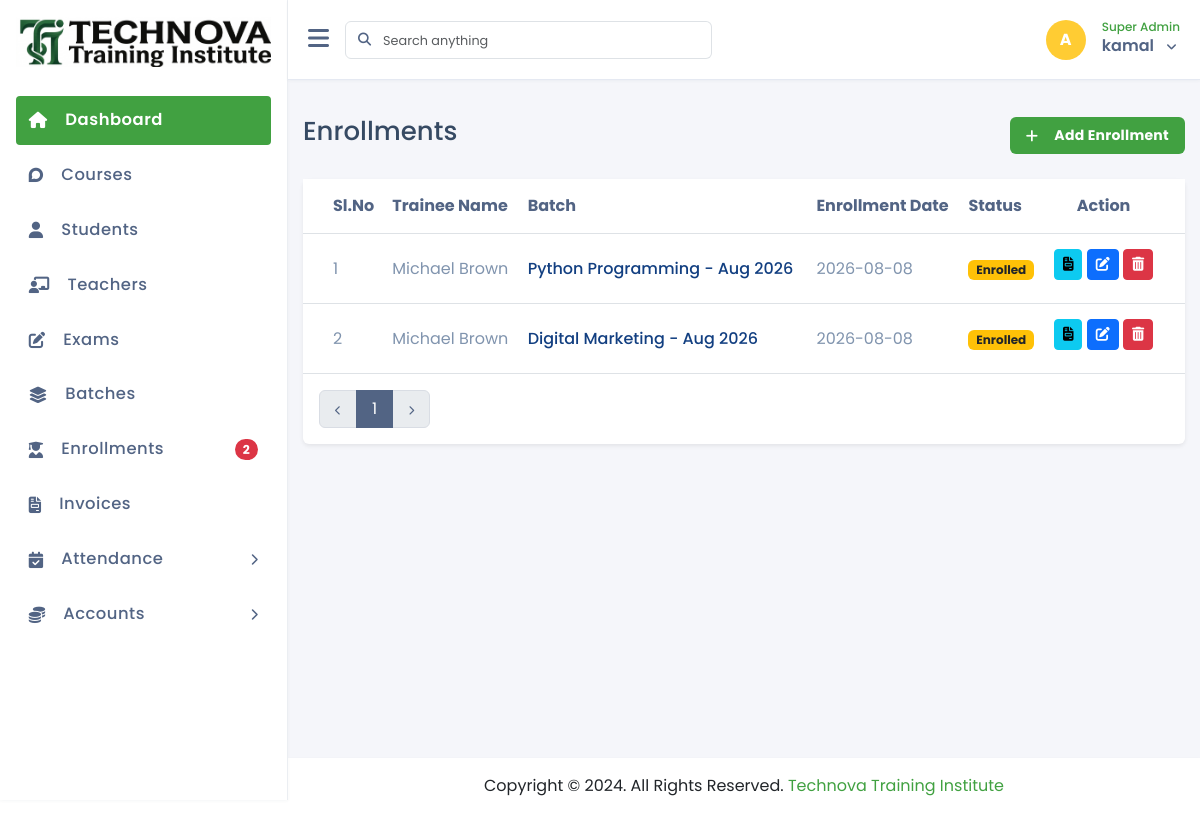
The app's page /enrollments/list.php (signed in), older data.
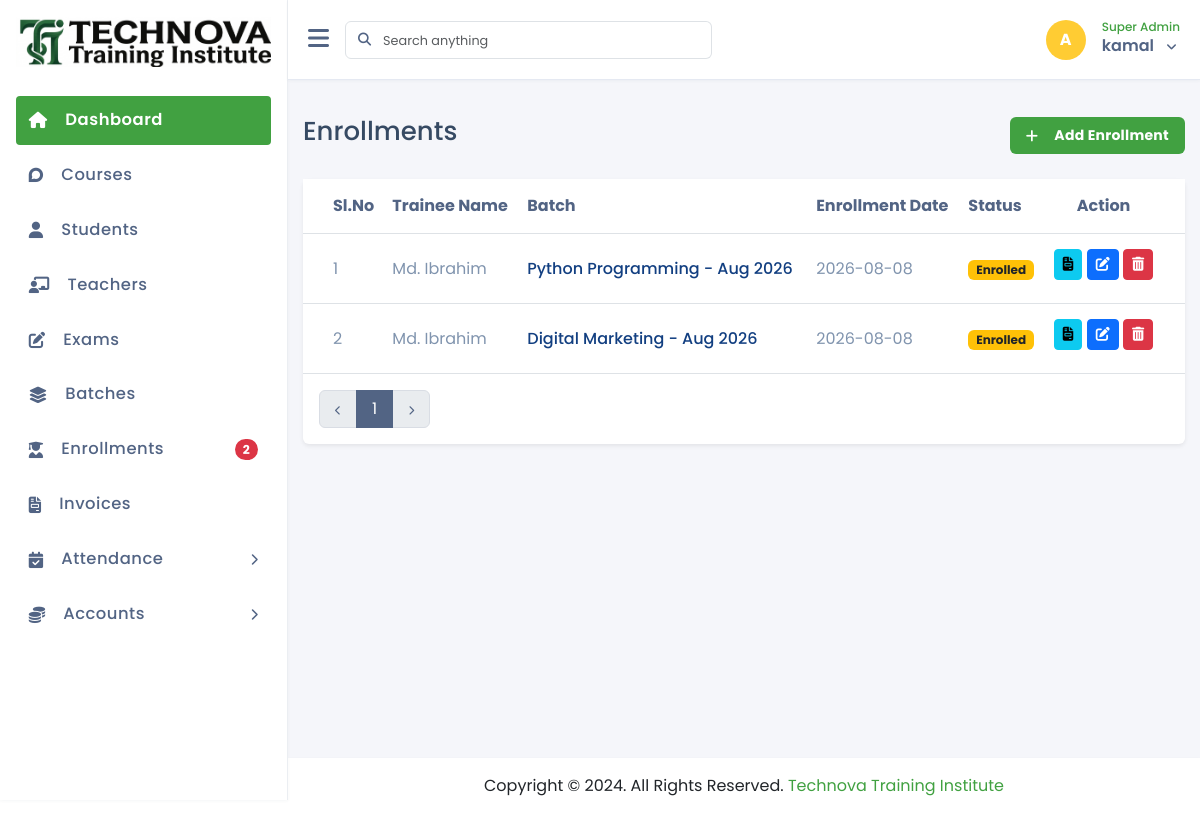
The same page, newer data.
### tables this page shows
CREATE TABLE `enrollments` (
  `id` int(11) NOT NULL,
  `trainee_id` int(10) NOT NULL,
  `batch_id` int(10) NOT NULL,
  `invoice_id` int(10) DEFAULT NULL,
  `course_id` int(10) NOT NULL,
  `enrollment_date` date NOT NULL,
  `status` int(11) NOT NULL DEFAULT 0 COMMENT '0 = Enrolled, 1 = Completed, 2 = Dropped',
  `created_at` timestamp NOT NULL DEFAULT current_timestamp(),
  `updated_at` timestamp NOT NULL DEFAULT current_timestamp() ON UPDATE current_timestamp(),
  `created_by` int(11) DEFAULT NULL,
  `updated_by` int(11) DEFAULT NULL,
  `deleted_at` timestamp NULL DEFAULT NULL
);

CREATE TABLE `trainees` (
  `id` int(11) NOT NULL,
  `gender` tinyint(4) NOT NULL COMMENT '1 = Male, 2 = Female, 3 = Other',
  `dob` date DEFAULT NULL,
  `address` text DEFAULT NULL,
  `education` varchar(100) DEFAULT NULL,
  `registration_date` date DEFAULT NULL,
  `full_name` varchar(100) NOT NULL,
  `email` varchar(100) NOT NULL,
  `phone` varchar(20) DEFAULT NULL,
  `password` varchar(255) NOT NULL,
  `image` varchar(255) DEFAULT NULL,
  `status` int(11) DEFAULT 1,
  `created_at` timestamp NULL DEFAULT current_timestamp(),
  `updated_at` timestamp NULL DEFAULT NULL,
  `deleted_at` datetime DEFAULT NULL,
  `created_by` int(11) DEFAULT NULL,
  `updated_by` int(11) DEFAULT NULL
);

CREATE TABLE `batches` (
  `id` int(10) NOT NULL,
  `course_id` int(10) NOT NULL,
  `trainer_id` int(10) NOT NULL,
  `Start_date` date NOT NULL,
  `End_date` date NOT NULL,
  `Price` decimal(10,2) NOT NULL DEFAULT 0.00,
  `Discount` decimal(10,2) NOT NULL DEFAULT 0.00,
  `Discount_type` tinyint(4) NOT NULL DEFAULT 1 COMMENT '1= Fixed,2 = Percentage',
  `start_time` time NOT NULL,
  `end_time` time NOT NULL,
  `room` varchar(50) DEFAULT NULL,
  `created_at` timestamp NOT NULL DEFAULT current_timestamp(),
  `updated_at` timestamp NOT NULL DEFAULT current_timestamp() ON UPDATE current_timestamp(),
  `created_by` int(10) UNSIGNED DEFAULT NULL,
  `updated_by` int(10) UNSIGNED DEFAULT NULL,
  `deleted_at` timestamp NULL DEFAULT NULL,
  `batch_name` varchar(100) NOT NULL,
  `total_seats` int(11) NOT NULL DEFAULT 0,
  `status` tinyint(4) NOT NULL DEFAULT 0 COMMENT '0 = Upcoming, 1 = Running, 2 = Completed'
);

### component/connection.php (called while the page is built, shortened)
<?php
    $base_url = "http://localhost/technova_training_institute/";
    require_once  ($_SERVER['DOCUMENT_ROOT'] . "/technova_training_institute/crud/crud_class.php");
    $crud = new crud_class();
?>

### crud/crud_class.php (called while the page is built, shortened)
<?php
class crud_class{
    private $host = "localhost";
    private $username = "root";
    private $password = "";
    private $database = "technova_training_institute";
    public $conn;
    public function __construct(){
        $this->conn = new mysqli($this->host, $this->username, $this->password, $this->database);
    }
    public function number_of_records($table){
        $sql = "SELECT COUNT(*) as total FROM $table";
        $rs = $this->conn->query($sql);
        if($rs->num_rows > 0){
            $row = $rs->fetch_object();
            return $row->total;
        } else {
            return 0;
        }
    }
    public function common_query($sql){
        $result=[
            "status"=>false,
            "data"=>[],
            "message"=>""
        ];
        $rs = $this->conn->query($sql);
        if($rs->num_rows > 0){
            $result["status"] = true;
            $result["message"] = "Records found";
            while($row = $rs->fetch_object()){
                $result["data"][] = $row;
            }
            return $result;
        } else {
            $result["message"] = "No records found";
            return $result;
        }
    }
}

### enrollments/list.php (the view, shortened to what this page needs)
<?php require_once "../component/header.php"; ?>
<?php require_once "../component/sidebar.php"; ?>
<div class="main-content">
    <div class="row">
        <div class="col-12">
            <div class="d-flex align-items-lg-center flex-column flex-md-row flex-lg-row mt-3">
                <div class="flex-grow-1">
                    <h3 class="mb-2 text-size-26 text-color-2">Enrollments</h3>
                </div>
                <div class="mt-3 mt-lg-0">
                    <a href="<?= $base_url; ?>enrollments/create.php" class="cursor-pointer ms-4 bg-white bg-primary text-white d-flex align-items-center px-3 py-2 rounded-2 text-normal fw-bolder letter-spacing-26">
                        <i class="fa-solid fa-plus me-3"></i> Add Enrollment
                    </a>
                </div>
            </div>
        </div>
    </div>
    <div class="mt-4">
        <div class="card shadow-sm border-0">
            <div class="card-body p-0">
                <div class="table-responsive table-rounded-top">
                    <table class="table align-middle">
                        <thead>
                            <tr>
                                <th>Sl.No</th>
                                <th>Trainee Name</th>
                                <th>Batch</th>
                                <th>Enrollment Date</th>
                                <th>Status</th>
                                <th class="text-center">Action</th>
                            </tr>
                        </thead>
                        <tbody>
                            <?php
                            $sql = "SELECT enrollments.*, trainees.full_name as trainee_name, batches.batch_name
                                    FROM enrollments
                                    JOIN trainees ON enrollments.trainee_id = trainees.id
                                    JOIN batches ON enrollments.batch_id = batches.id
                                    WHERE enrollments.deleted_at IS NULL
                                    ORDER BY enrollments.id DESC";
                            $result = $crud->common_query($sql);
                            if ($result['status'] && !empty($result['data'])) {
                                $i = 1;
                                foreach ($result['data'] as $enroll) {
                            ?>
                            <tr>
                                <td><?= $i++; ?></td>
                                <td><?= htmlspecialchars($enroll->trainee_name) ?></td>
                                <td>
                                    <span class="batch-hover" onmouseenter="loadCourseDetails(<?= $enroll->batch_id ?>, this)">
                                        <?= htmlspecialchars($enroll->batch_name) ?>
                                    </span>
                                </td>
                                <td><?= htmlspecialchars($enroll->enrollment_date) ?></td>
                                <td>
                                    <?php
                                    if ($enroll->status == 0) { echo '<span class="badge bg-warning text-dark">Enrolled</span>'; }
                                    elseif ($enroll->status == 1) { echo '<span class="badge bg-success">Completed</span>'; }
                                    elseif ($enroll->status == 2) { echo '<span class="badge bg-danger">Dropped</span>'; }
                                    ?>
                                </td>
                                <td class="text-center">
                                    <a href="<?= $base_url; ?>invoices/create.php?trainee_id=<?= $enroll->trainee_id ?>" class="btn btn-sm btn-info mb-2" title="Create Invoice">
                                        <i class="fa-solid fa-file-invoice"></i>
                                    </a>
                                    <a href="<?= $base_url; ?>enrollments/edit.php?id=<?= $enroll->id ?>" class="btn btn-sm btn-primary mb-2">
                                        <i class="fa-regular fa-pen-to-square"></i>
                                    </a>
                                    <a href="<?= $base_url; ?>enrollments/delete.php?id=<?= $enroll->id ?>" class="btn btn-sm btn-danger mb-2" onclick="return confirm('Are you sure?')">
                                        <i class="fa-solid fa-trash-can"></i>
                                    </a>
                                </td>
                            </tr>
                            <?php
                                }
                            } else {
                                echo "<tr><td colspan='6' class='text-center py-4'>No enrollments found</td></tr>";
                            }
                            ?>
                        </tbody>
                    </table>
                </div>
             <div class="pb-3 ps-3 mt-3 d-flex justify-content-center justify-content-md-between justify-content-lg-between flex-wrap flex-md-nowrap">
                        <nav aria-label="Page navigation" class="mb-3 mb-md-0 mb-lg-0">
                            <?php
                                $total_records = $crud->number_of_records("enrollments");
                                $records_per_page = 10;
                                $total_pages = ceil($total_records / $records_per_page);
                                $page = isset($_GET['page']) ? (int)$_GET['page'] : 1;
                            ?>
                            <ul class="pagination">
                                <li class="page-item <?= ($page <= 1) ? 'disabled' : '' ?>">
                                    <a class="page-link" href="<?= ($page > 1) ? $base_url . 'enrollments/list.php?page=' . ($page - 1) : '#' ?>" aria-label="Previous">
                                        <i class="fa-solid fa-chevron-left text-size-12"></i>
                                    </a>
                                </li>
                                <?php for ($i = 1; $i <= $total_pages; $i++) { ?>
                                    <li class="page-item <?= ($i == $page) ? 'active' : '' ?>">
                                        <a class="page-link" href="<?= $base_url ?>enrollments/list.php?page=<?= $i ?>"><?= $i ?></a>
                                    </li>
                                <?php } ?>
                                <li class="page-item <?= ($page >= $total_pages) ? 'disabled' : '' ?>">
                                    <a class="page-link" href="<?= ($page < $total_pages) ? $base_url . 'enrollments/list.php?page=' . ($page + 1) : '#' ?>" aria-label="Next">
                                        <i class="fa-solid fa-chevron-right text-size-12"></i>
                                    </a>
                                </li>
                            </ul>
                        </nav>
                    </div>
            </div>
        </div>
    </div>
</div>
<?php require_once "../component/footer.php"; ?>

### component/header.php (shortened to what this page needs)
<?php
    require_once $_SERVER['DOCUMENT_ROOT'] . "/technova_training_institute/component/connection.php";
?>
<!DOCTYPE html>
<html lang="en">
<head>
    <link href="<?= $base_url ?>assets/css/bootstrap.min.css" rel="stylesheet">
    <link href="<?= $base_url ?>assets/icons/fontawesome/css/fontawesome.min.css" rel="stylesheet">
    <link href="<?= $base_url ?>assets/icons/fontawesome/css/brands.min.css" rel="stylesheet">
    <link href="<?= $base_url ?>assets/icons/fontawesome/css/solid.min.css" rel="stylesheet">
    <link href="<?= $base_url ?>assets/css/style.css" rel="stylesheet">
</head>
<body>

### component/sidebar.php (shortened to what this page needs)
<div id="main-wrapper" class="d-flex">
    <div class="sidebar no-print">
           <div class="sidebar-header">
               <div class="lg-logo"><a href="<?php echo $base_url; ?>dashboard.php"><img src="<?php echo $base_url; ?>assets/images/logo.png" alt="logo large" width="100%" height="50"></a></div>
           </div>
           <div class="sidebar-body  custom-scrollbar">
                <ul class="sidebar-menu">
                    <li><a href="<?php echo $base_url; ?>dashboard.php" class=" sidebar-link active"><i class="fa-solid fa-house"></i><p>Dashboard</p></a></li>
                    <li><a href="<?php echo $base_url; ?>courses/courselist.php" class="sidebar-link"><i class="fa-brands fa-discourse"></i><p>Courses</p></a></li>
                    <li><a href="<?php echo $base_url; ?>trainees/list.php" class=" sidebar-link"><i class="fa-solid fa-user"></i><p>Students</p></a></li>
                    <li><a href="<?php echo $base_url; ?>teacher/list.php" class=" sidebar-link"><i class="fa-solid fa-chalkboard-user"></i><p>Teachers</p></a></li>
                    <li><a href="<?php echo $base_url; ?>exams/list.php" class="sidebar-link"><i class="fa-solid fa-pen-to-square"></i><p>Exams</p></a></li>
                    <li><a href="<?php echo $base_url; ?>batches/list.php" class="sidebar-link"><i class="fa-solid fa-layer-group"></i><p>Batches</p></a></li>
                    <li>
                        <a href="<?php echo $base_url; ?>enrollments/list.php" class="sidebar-link">
                            <i class="fa-solid fa-user-graduate"></i>
                            <p>Enrollments</p>
                            <?php
                                $enroll_count = $crud->common_query("SELECT COUNT(*) as total FROM enrollments WHERE status = 0 AND deleted_at IS NULL");
                                $count = $enroll_count['data'][0]->total ?? 0;
                                if($count > 0){
                                    echo '<span class="badge bg-danger rounded-pill ms-auto">' . $count . '</span>';
                                }
                            ?>
                        </a>
                    </li>
                    <li><a href="<?php echo $base_url; ?>invoices/list.php" class="sidebar-link"><i class="fa-solid fa-file-invoice"></i><p>Invoices</p></a></li>
                    <li><a href="#" class="sidebar-link submenu-parent">
                            <i class="fa-solid fa-calendar-check"></i>
                            <p>Attendance <i class="fa-solid fa-chevron-right right-icon"></i></p>
                        </a>
                    </li>
                    <li><a href="#" class=" sidebar-link submenu-parent"><i class="fa-solid fa-coins"></i>
                            <p>Accounts <i class="fa-solid fa-chevron-right right-icon"></i></p></a>
                    </li>
                </ul>
           </div>
    </div>
    <div class="content-wrapper">
        <div class="no-print header d-flex align-items-center justify-content-between">
            <div class="d-flex align-items-center">
                <div class="collapse-sidebar me-3 d-none d-lg-block text-color-1"><span><i class="fa-solid fa-bars font-size-24"></i></span></div>
                <div class="d-none d-md-block d-lg-block">
                    <div class="input-group flex-nowrap">
                        <span class="input-group-text bg-white " id="addon-wrapping"><i class="fa-solid search-icon fa-magnifying-glass text-color-1"></i></span>
                        <input type="text" class="form-control search-input border-l-none ps-0" placeholder="Search anything" aria-label="Username" aria-describedby="addon-wrapping">
                    </div>
                </div>
            </div>
            <div class="d-flex align-items-center">
                <ul class="nav d-flex align-items-center">
                    <li class="nav-item dropdown user-profile">
                        <div class="d-flex align-items-center dropdown-toggle" data-bs-toggle="dropdown" aria-expanded="false">
                            <span class="user-avatar me-0 me-lg-3">A</span>
                            <div>
                                <a href="#" class="d-none d-lg-block">
                                    <span class="d-block auth-role"><?= $_SESSION['user_role']; ?></span>
                                    <span class="auth-name"><?= $_SESSION['user_name']; ?></span>
                                    <span class="ms-2 text-color-1 text-size-sm"><i class="fa-solid fa-angle-down"></i></span>
                                </a>
                            </div>
                        </div>
                    </li>
                </ul>
            </div>
        </div>

### component/footer.php (shortened to what this page needs)
             <div class="footer text-center bg-white shadow-sm py-3 mt-5 no-print">
                <p class="m-0">Copyright © 2024. All Rights Reserved. <a href="<?= $base_url ?>" class="text-primary" target="_blank" >Technova Training Institute</a></p>
            </div>
    </div>
</body>
</html>

### enrollments/list.php (style rules this page uses)
.table-responsive { overflow: visible !important; }
.batch-hover { position: relative; cursor: pointer; color: #123f81; font-weight: 500; display: inline-block; }

Row changes from the older to the newer data that the page shows:
removed enrollments: trainee.full_name "Michael Brown", batch.batch_name "Python Programming - Aug 2026", enrollment_date "2026-08-08", status "Enrolled"
removed enrollments: trainee.full_name "Michael Brown", batch.batch_name "Digital Marketing - Aug 2026", enrollment_date "2026-08-08", status "Enrolled"
added enrollments: trainee.full_name "Md. Ibrahim", batch.batch_name "Python Programming - Aug 2026", enrollment_date "2026-08-08", status "Enrolled"
added enrollments: trainee.full_name "Md. Ibrahim", batch.batch_name "Digital Marketing - Aug 2026", enrollment_date "2026-08-08", status "Enrolled"
